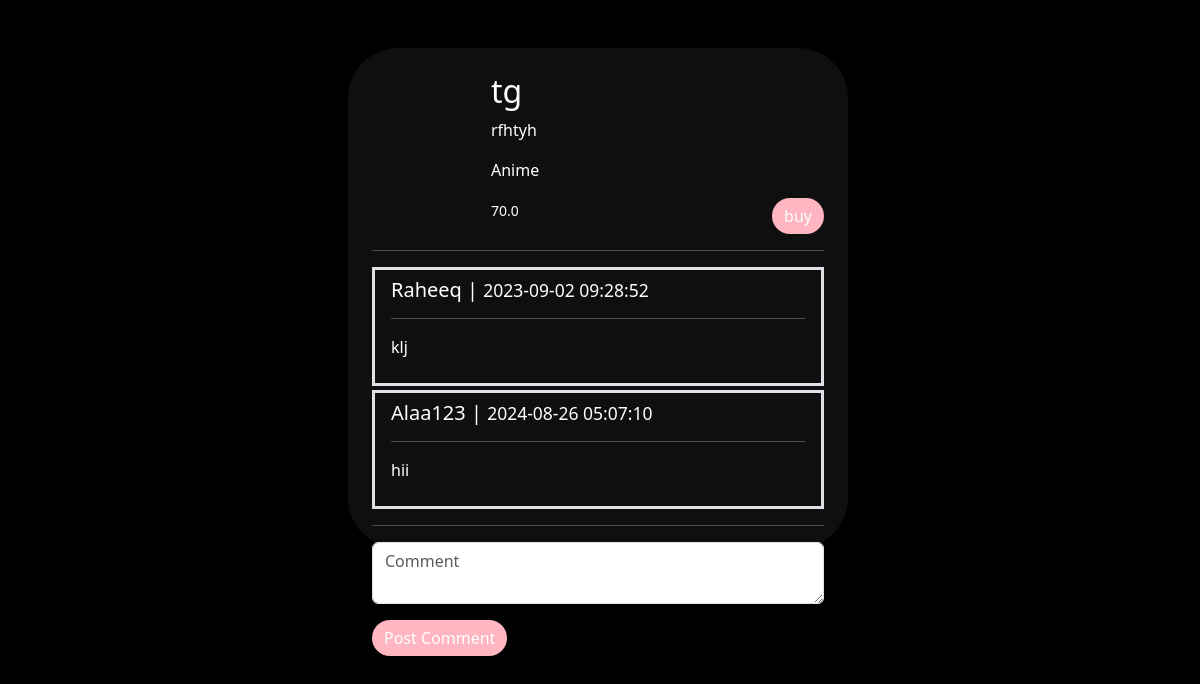
The page /1 on the database its author committed.
### tables this page shows
CREATE TABLE movies(
                   id INTEGER PRIMARY KEY AUTOINCREMENT, 
                   user_id INTEGER NOT NULL, 
                   movie_name TEXT NOT NULL, 
                   description TEXT,
                   ticket_price REAL NOT NULL,
                   movie_type TEXT NOT NULL,
                   image_url TEXT,
                   counter_is_sold INTEGER DEFAULT 0,
                   FOREIGN KEY (user_id) REFERENCES user (id)
                   );

CREATE TABLE comments (
            id INTEGER PRIMARY KEY AUTOINCREMENT,
            user_id INTEGER NOT NULL, 
            movie_id INTEGER NOT NULL, 
            comment TEXT NOT NULL,
            timestamp TIMESTAMP DEFAULT CURRENT_TIMESTAMP,
            FOREIGN KEY (user_id) REFERENCES user (id), 
            FOREIGN KEY (movie_id) REFERENCES movies (id) );

CREATE TABLE user(
                   id INTEGER PRIMARY KEY AUTOINCREMENT,
                    username TEXT NOT NULL UNIQUE, 
                    password TEXT NOT NULL, 
                    admin BOOLEN DEFAULT 0,
                    profit INTEGER DEFAULT 0);

### TEAM6.py (the view)
@app.route('/<movie_id>')
def get_Specific_movie(movie_id):
	movie = get_movie(movie_id)
	comments = GetCommentsFormovie( movie[0])
	return render_template("movie.html", movie=movie, comments=comments)

### TEAM6.py (called while the page is built)
def get_movie(id):
    connection=sqlite3.connect('database.db')
    cursor=connection.cursor()
    query=f'''SELECT*FROM movies WHERE id=?'''
    cursor.execute(query,(id,))
    return cursor.fetchone()

def GetCommentsFormovie( movie_id):
    connection=sqlite3.connect('database.db')
    cursor = connection.cursor()
    query = '''
        SELECT  user.username, comments.comment, comments.timestamp
        FROM comments
        JOIN user ON comments.user_id = user.id
        WHERE comments.movie_id = ?
    '''
    cursor.execute(query, (movie_id,))
    return cursor.fetchall()

### templates/movie.html (shortened to what this page needs)
<!DOCTYPE html>
<html lang="en">
	<head>
		<link rel="stylesheet" href="{{ url_for('static', filename='css/bootstrap.min.css') }}" />
		<link rel="stylesheet" href="{{ url_for('static', filename='css/style.css') }}" />
	</head>
	<body class="">
		<div class="container-fluid">
			<div class="row justify-content-center">
				<div class="col-md-9 col-lg-9 form-container p-4 mt-5 me-1">
					<div class="row mb-3">
						<div class="col-3">
						</div>
						<div class="col">
							<h2>{{movie[2]}}</h2>
							<p>{{movie[3]}}</p>
							<p>{{movie[5]}}</p>
							<small>{{movie[4]}}</small>
							<a class="btn btn-primary float-end" href="/buy-ticket/{{movie[0]}}">buy</a>
						</div>
					</div>
					<hr />
					<div>
						{% for comment in comments %}
						<div class="col-md-12 col-lg-12 py-2 px-3 mt-1 border border-3">
							<h5>{{comment[0]}} | <small>{{comment[2]}}</small></h5>
							<hr />
							<p>{{comment[1]}}</p>
						</div>
						{% endfor %}
					</div>
					<hr />
					<form class="login-form" method="post" action="{{ url_for('addComment', movie_id=movie[0]) }}">
						<div class="mb-3">
							<textarea
								type=""
								class="form-control"
								placeholder="Comment"
								required
								name="comment"
							></textarea>
						</div>
						<button type="submit" class="btn btn-primary">Post Comment</button>
					</form>
				</div>
			</div>
		</div>
	</body>
</html>

### static/css/style.css (style rules this page uses)
body { background-color: #000; min-height: 100vh; margin: 0; }
.form-container { background-color: rgba(80,77,77,0.2); backdrop-filter: blur(20px); box-shadow: 0 4px 15px rgba(0,0,0,0.8); border-radius: 50px; width: 500px; height: 500px; color:white; padding-left: 30px; }
.btn-primary { background-color: lightpink; border: none; border-radius: 20px; color: white; }
body { background-image: url("https://wallpapercave.com/wp/wp6836080.jpg"); background-size: cover; background-repeat: no-repeat; width: 100%; height: 100%; }

### rows shown on the page
movies: movie_name "tg", description "rfhtyh", movie_type "Anime", ticket_price "70.0"
comments: username "Raheeq", timestamp "2023-09-02 09:28:52", comment "klj"
comments: username "Alaa123", timestamp "2024-08-26 05:07:10", comment "hii"
